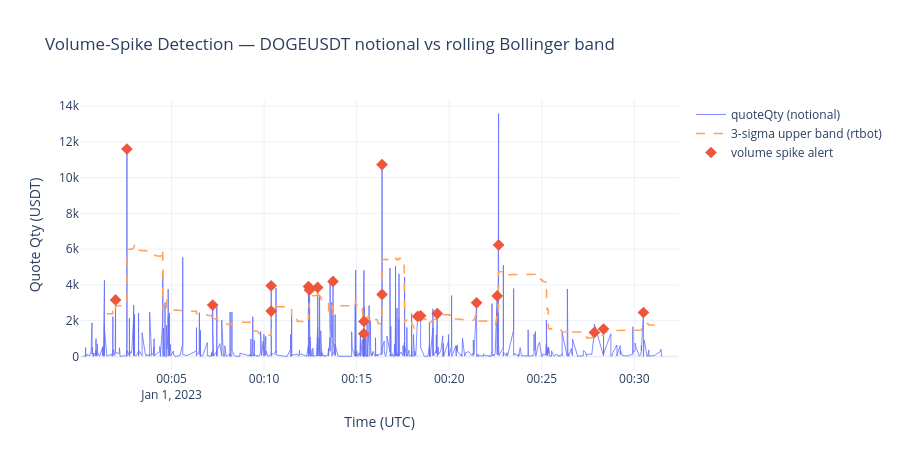

Here is the notebook cell this chart was saved with:
### Code cell
fig = go.Figure()
fig.add_trace(go.Scatter(
    x=doge['event_time'], y=doge['quoteQty'],
    mode='lines', name='quoteQty (notional)',
    line=dict(width=0.8, color='#636EFA'),
))
fig.add_trace(go.Scatter(
    x=stat_df['event_time'], y=stat_df['upper_band'],
    mode='lines', name='3-sigma upper band (rtbot)',
    line=dict(width=1.5, color='#FFA15A', dash='dash'),
))
if len(spikes) > 0:
    fig.add_trace(go.Scatter(
        x=spikes['event_time'], y=spikes['quote_qty'],
        mode='markers', name='volume spike alert',
        marker=dict(size=9, color='#EF553B', symbol='diamond'),
    ))
fig.update_layout(
    title='Volume-Spike Detection — DOGEUSDT notional vs rolling Bollinger band',
    xaxis_title='Time (UTC)', yaxis_title='Quote Qty (USDT)',
    template='plotly_white', height=450,
)
fig.show()

### Figure 1 — Plotly figure (JSON) as saved in the notebook; plotly's stock layout.template omitted (floating-point values rounded to 4 significant figures; data arrays with more than 128 entries replaced by an {"elided": "..."} marker saying what was removed)
{"data": [{"line": {"color": "#636EFA", "width": 0.8}, "mode": "lines", "name": "quoteQty (notional)", "type": "scatter", "x": {"elided": "2000 str values"}, "y": {"elided": "2000 float values"}}, {"line": {"color": "#FFA15A", "dash": "dash", "width": 1.5}, "mode": "lines", "name": "3-sigma upper band (rtbot)", "type": "scatter", "x": {"elided": "952 str values"}, "y": {"elided": "952 float values"}}, {"marker": {"color": "#EF553B", "size": 9, "symbol": "diamond"}, "mode": "markers", "name": "volume spike alert", "type": "scatter", "x": ["2023-01-01T00:01:58.488", "2023-01-01T00:02:35.339", "2023-01-01T00:07:13.249", "2023-01-01T00:10:22.905", "2023-01-01T00:10:22.912", "2023-01-01T00:12:23.657", "2023-01-01T00:12:26.990", "2023-01-01T00:12:53.599", "2023-01-01T00:13:43.240", "2023-01-01T00:15:23.088", "2023-01-01T00:15:23.629", "2023-01-01T00:16:22.235", "2023-01-01T00:16:22.240", "2023-01-01T00:18:17.573", "2023-01-01T00:18:27.195", "2023-01-01T00:19:21.185", "2023-01-01T00:21:28.721", "2023-01-01T00:22:35.443", "2023-01-01T00:22:40.005", "2023-01-01T00:27:50.561", "2023-01-01T00:28:20.236", "2023-01-01T00:30:29.473"], "y": [3165.0, 11600.0, 2874.0, 3954.0, 2541.0, 3913.0, 3723.0, 3858.0, 4195.0, 1276.0, 1962.0, 3471.0, 10730.0, 2243.0, 2272.0, 2399.0, 3000.0, 3385.0, 6238.0, 1344.0, 1537.0, 2458.0]}], "layout": {"height": 450, "title": {"text": "Volume-Spike Detection — DOGEUSDT notional vs rolling Bollinger band"}, "xaxis": {"title": {"text": "Time (UTC)"}}, "yaxis": {"title": {"text": "Quote Qty (USDT)"}}}}
